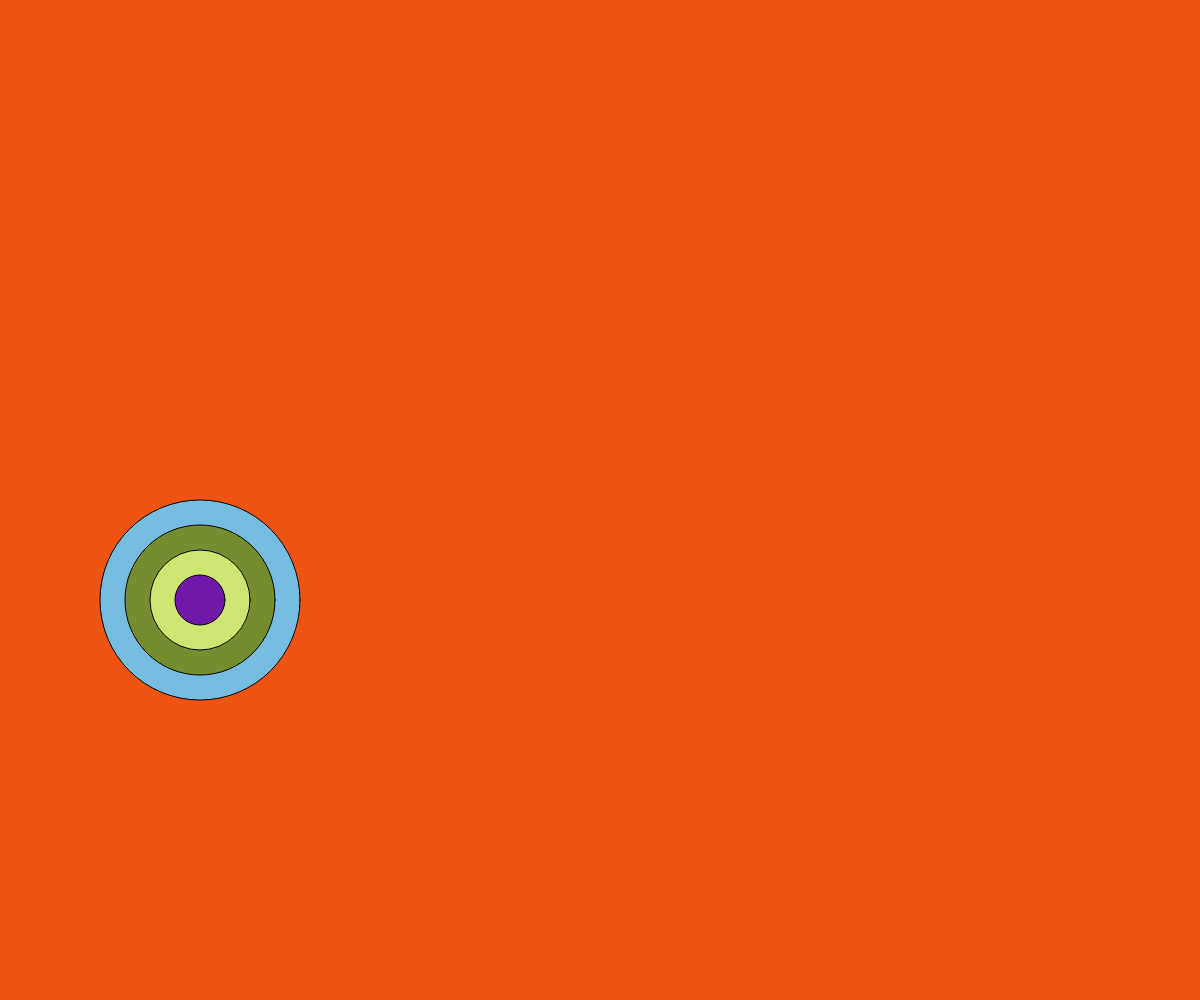
Frame 1 (no input)
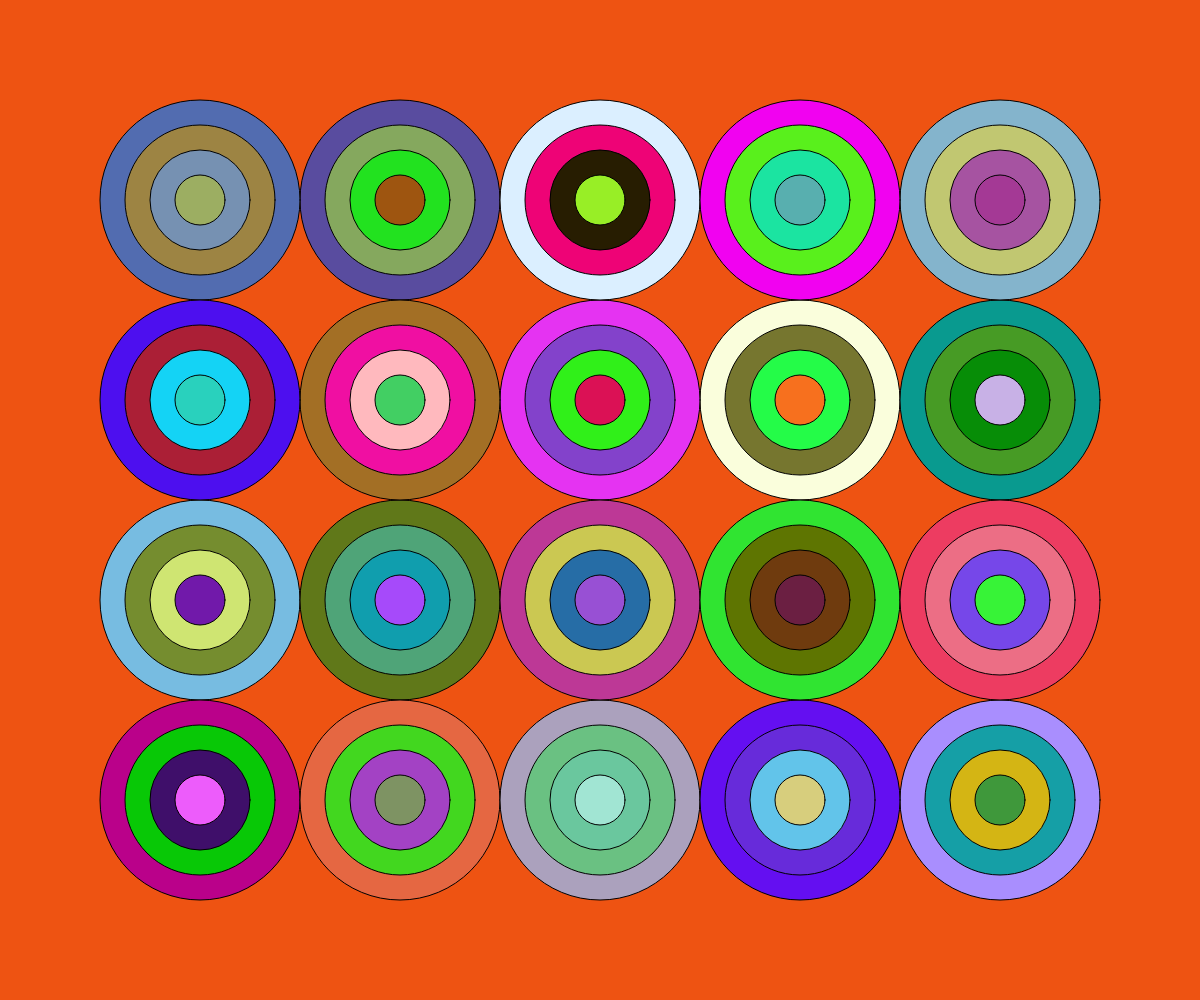
Frame 60 (no input)
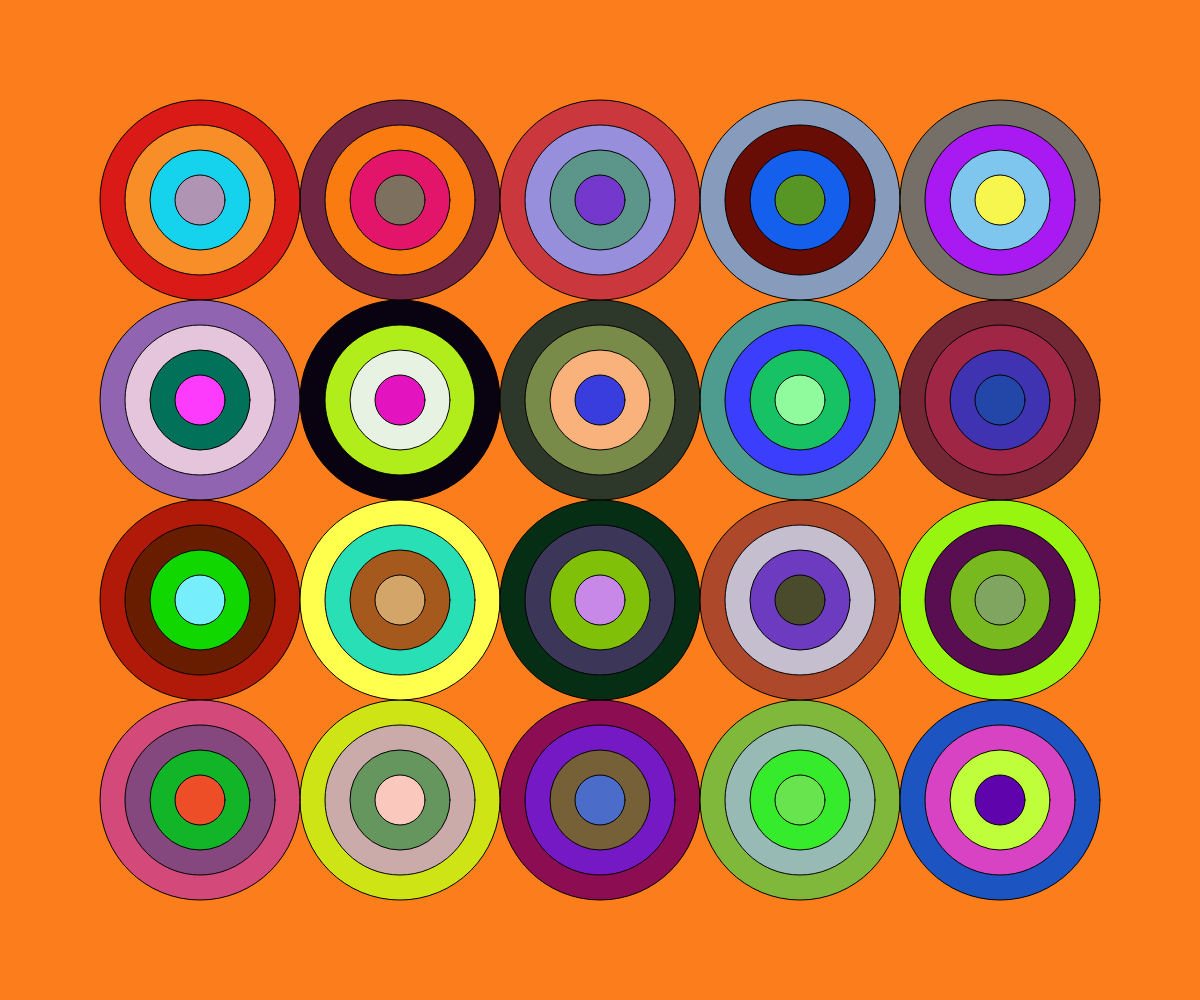
Frame 120 (the mouse pressed at the canvas centre since frame 60)

The p5.js sketch that drew these frames (run headless with seeded random() and noise() and a simulated clock; from frame 60 on, the mouse is pressed at the canvas centre):

// p5.js sketch
// ── sketch.js
// https://editor.p5js.org/jht9629-nyu/sketches/n0LYuXRmX
// shapes random pause v22
let my = {};
let n, i, arr;
function setup() {
  my.nshapes = 6;
  createCanvas(windowWidth, windowHeight);
  init_page();
  // frameRate(2);
  npause = getTargetFrameRate() * 5;
//  ipause = 0;
  setup_fullScreenButton()
}
function draw() {
  if (ipause > 0) {
    ipause = ipause - 1;
    if (ipause <= 0) {
      init_page();
    }
    return;
  }
  if (i >= arr.length) {
    ipause = npause;
    return;
  }
  let [x, y] = arr[i];
  draw_bullseye(w + x, h + y, w, h);
  i = i + 1;
}
function init_vars() {
  ipause = 0;
  let p = my.nshapes;
  w = Math.floor(width / p);
  // w = Math.round(width / p);
  h = w;
  // h = Math.round(height / p);
  let mr = 1;
  mwidth = width - w * mr;
  mheight = height - h * mr;
  i = 0;
  arr = [];
  for (let y = 0; y < mheight; y += h) {
    for (let x = 0; x < mwidth; x += w) {
      arr.push([x, y]);
    }
  }
  shuffle(arr, true);
}
function draw_bullseye(x, y, w, h) {
  fill(random(255), random(255), random(255));
  ellipse(x, y, w, h);
  fill(random(255), random(255), random(255));
  ellipse(x, y, w * 0.75, h * 0.75);
  fill(random(255), random(255), random(255));
  ellipse(x, y, w * 0.5, h * 0.5);
  fill(random(255), random(255), random(255));
  ellipse(x, y, w * 0.25, h * 0.25);
}
function init_page() {
  init_vars();
  background(random(255), random(255), random(255));
}
function mousePressed() {
  init_page();
}
function windowResized() {
  resizeCanvas(windowWidth, windowHeight);
  init_page();
}

function plusAction() {
  my.nshapes += 1;
  init_page()
}

function minusAction() {
  my.nshapes -= 1;
  init_page()
}

// --
function setup_fullScreenButton() {
  my.fullScreenButton = createButton("?=v22 Full Screen");
  my.fullScreenButton.mousePressed(fullScreen_action);
  my.fullScreenButton.style("font-size:42px");
}

function fullScreen_action() {
  my.fullScreenButton.remove();
  fullscreen(1);
  let delay = 3000;
  setTimeout(ui_present_window, delay);
}

function ui_present_window() {
  resizeCanvas(windowWidth, windowHeight);
  init_vars()
  // init_dim();
}

// Respond to window resizing event
function windowResized() {
  resizeCanvas(windowWidth, windowHeight);
}

// https://editor.p5js.org/jht9629-nyu/sketches/KpCniSa1w
// shapes random frameRate v15

// https://editor.p5js.org/jht9629-nyu/sketches/GzlO70dCj
// shapes random array v17

// https://editor.p5js.org/jht9629-nyu/sketches/pW2RT5UHy
// shapes random array circle v20

// https://editor.p5js.org/jht9629-nyu/sketches/Iru8nBTSf
// shapes random pause v21
